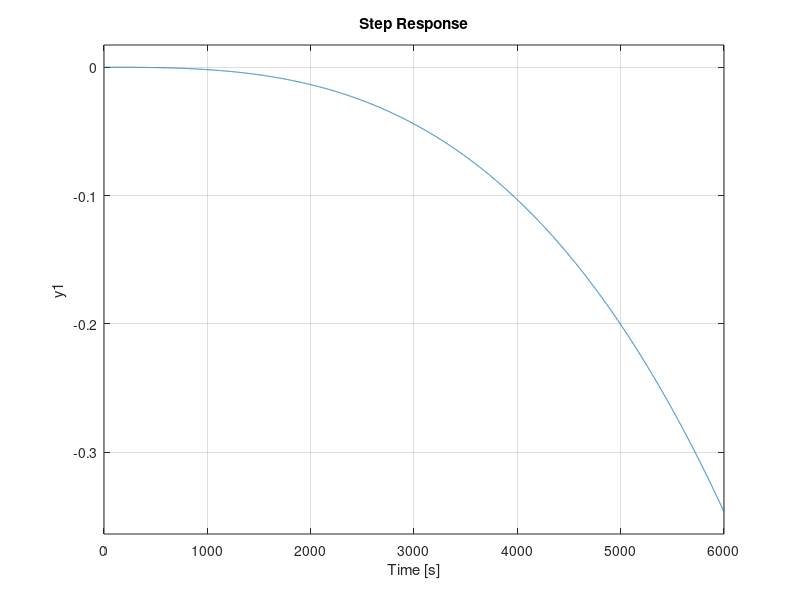

Recreate this plot in MATLAB. (Note: this script raises an error after producing the figure.)
clc; clear; close all;

%% HW 4 ASTE 585

% design an attitude controller for the pitch axis of a satellite 

%% Parameter definition

global param

param.Ix = 90;
param.Iy = 80;
param.Iz = 100;

Ix = param.Ix;
Iy = param.Iy;
Iz = param.Iz; 

param.Hb = 27;
Hb = param.Hb;

param.w0 = 2*pi/(60*60*24);
w0 = param.w0;

param.epsilon = w0*(1-1/sqrt(1+(w0*Iz/Hb)));
epsilon = param.epsilon;

param.wn = sqrt(Hb^2/(Ix*Iz));
wn = param.wn;

%% Initial guesses for parameters
param.kf = 0.00000006; % Adjust this value
kf = param.kf;
    
param.ki = 0.013; % Adjust this value
ki = param.ki;

param.alpha = 0.56; % Adjust this value
alpha = param.alpha;

param.beta = 0.6; % Adjust this value
beta = param.beta;

s = tf('s');
K_s = -kf*(1+(ki/s))*((s+alpha)/(s+beta));

%% define pitch transfer function (theta/Tcy)

Ix = param.Ix;
Iz = param.Iz;
w0 = param.w0;

G_theta_s_num = 1;
G_theta_s_den = [Iy,0,0];
G_theta_s = tf(G_theta_s_num,G_theta_s_den);

%% define close loop transfer function 

H = 1; % perfect feedback
G_open_loop = K_s*G_theta_s;
G_close_loop = feedback(G_open_loop,H);

% Step response analysis
figure(1);
step(G_close_loop);
stepinfo(G_close_loop)

% Bode plot analysis
figure(2);
bode(G_close_loop);

% root locus plot analysis
figure(3);
rlocus(G_open_loop);
% Adjust kf, ki, alpha, and beta to meet requirements
% Use the stepinfo function to get overshoot and other metrics
% Use the bandwidth function to get the bandwidth of the system


info = stepinfo(G_close_loop);
overshoot = info.Overshoot;
bw = bandwidth(G_close_loop);

%% define transfer function for roll phi/gamma anad yaw psi/gamma
determinant = Ix*Iz*(s^2+w0^2)*(s^2+wn^2);
G_phi_s = (-Hb^2*(s^2+(w0-epsilon)^2))/determinant; %phi/gamma
G_psi_s = (s*Hb*(1+G_phi_s))/(s^2+w0*Hb);

%% define controller for roll and pitch 

K_s_roll = -((1+0.013/s)*(s+0.05)/(s+0.65));

%% define close loop transfer function for roll and yaw
opts = stepDataOptions('StepAmplitude',deg2rad(5)); % adjust step input magnitude

G_cl_phi = feedback(K_s_roll*G_phi_s,H);
figure(4)
step(G_cl_phi,opts);

G_cl_psi = feedback(K_s_roll*G_psi_s,H);
figure(5)
step(G_cl_psi,opts);

%% define transfer function for disturbance input 
G_x = (Iz*s^2+w0*Hb)/(determinant);
G_z = (Hb*s)/(determinant);
    
%% define disturbance equation and perform laplace transformation
syms t 

T_di_t = 10e-5+10e-4*sin(w0*t);

T_di_x = laplace(T_di_t);

%% define actuator parameters and TF

param.tao_gamma = 5;
tao_gamma = param.tao_gamma;

param.tao_w = 5;
tao_w = param.tao_w;

roll_motor = 1/(1+tao_gamma*s);
pitch_motor = 1/(1+tao_w*s);

%% construct new close loop with actuator model
G_cl_phi = feedback(K_s_roll*roll_motor*G_phi_s,H);
G_cl_theta = feedback(K_s*G_theta_s*pitch_motor,H);

figure(6)
bode(G_cl_phi);
figure(7)
bode(G_cl_theta);


